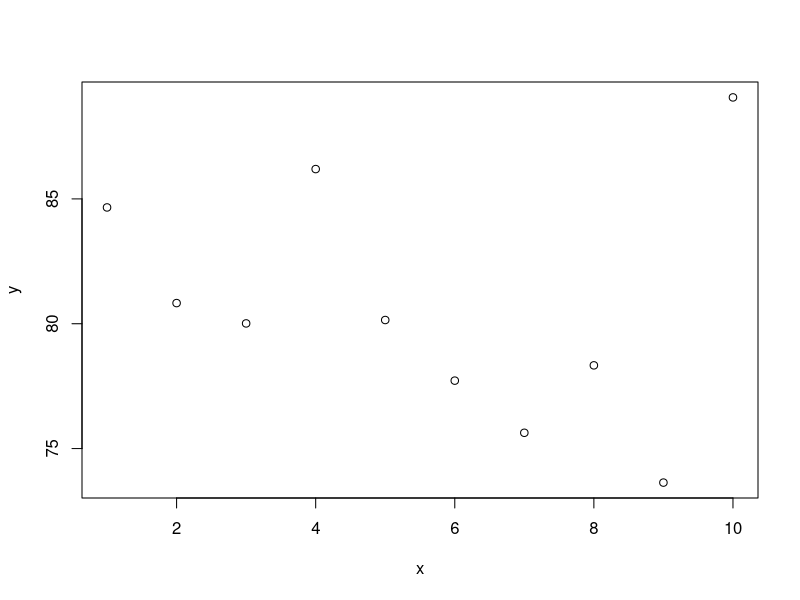

Recreate this plot in R.
# github ------

# Version Control ----

# Git is a distributed version control system.
# instead of saving heaps of files of the same thing over and over (v1, v2, v3) with small changes
# each time, use a version control system that keeps track of ONLY the changes each time.
# You move things from your 'Workspace' where you have heaps of files that you may not use all of,
# you move them to the 'Staging Area', and then to the 'Local repositary'.
# The 'Staging Area' contains JUST the files that you want to use, so you know which is the 'right' file.

# Aspects of github

# 1. 'Workspace' - files here are 'untracked'
# 2. 'Staging Area' - files here are 'staged'
# 3. 'Local Repositary' - files here are 'commited' or 'modidied' (post-committing)
#    (You can also have a 'Remote Repositary' which is where you host it eg. on github so someone can see it)

# In the terminal type:
# git config --global user.name "Tania M Kenyon"
# git config --global user.email "tania.kenyon@uqconnect.edu.au"

# Then create a New Project and make sure you tick 'Create a git repositery'
# Then save an R script (this one - 'github_repositaries') and then
# in the Git tab (next to History) it will show the R script and the status
# If the status is ?? it means the files are 'untracked'

# It changes your documents, your files, to hexcode.

x=seq(1, 10, len=10)
y=40*2 + rnorm(10,0,5)
plot(x,y)
summary(y)

# Now, say you are happy with your code, committ it.
# Select the file, the 'github_repositaries' and tick it, then click 'Commit'
# type in the comments what you have done, e.g 'This is the initial commit' or
# added analsis of x, y, z.

# ****A git repositary is a .git folder***
# So now we have a git repositary with a 'HEAD' and a branch - 'MASTER'

